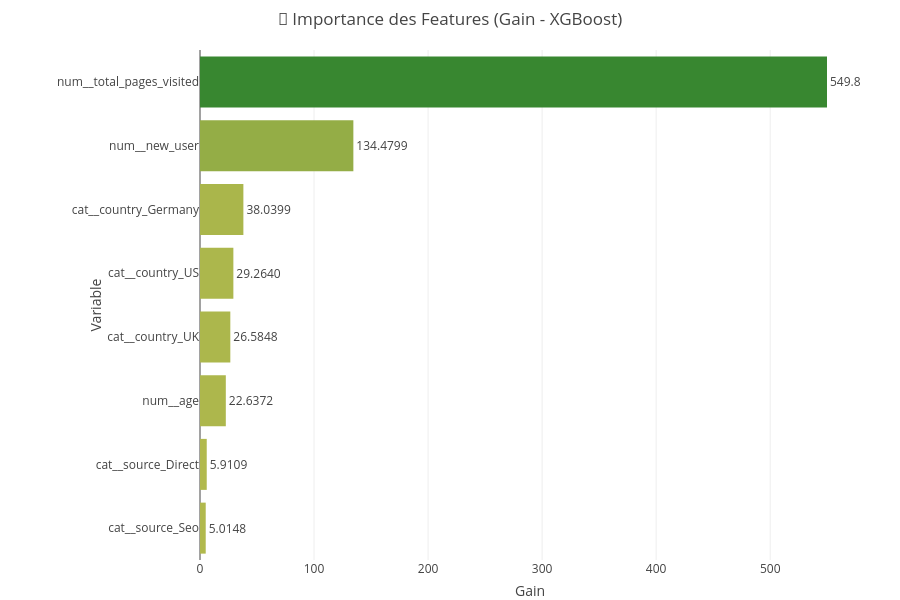

The cell this chart's notebook holds for it:
### Code cell
# Supposons que 'feature_names' et 'importance' soient déjà définis
feat_imp = []
for feat_id, imp in importance.items():
    idx = int(feat_id[1:])  # f0 -> 0
    if idx < len(feature_names):
        feat_imp.append((feature_names[idx], imp))

# Tri décroissant
feat_imp_sorted = sorted(feat_imp, key=lambda x: x[1], reverse=True)
df_feat_imp = pd.DataFrame(feat_imp_sorted, columns=["Feature", "Importance"])

# Création du graphique avec Plotly Express
fig = px.bar(
    df_feat_imp,
    x="Importance",
    y="Feature",
    orientation="h",
    color="Importance",
    color_continuous_scale=["#b1b94d", "#388730"],  # Palette de couleurs verte
    title="🎯 Importance des Features (Gain - XGBoost)",
    labels={"Importance": "Gain", "Feature": "Variable"},
    text="Importance",  # Ajoute les valeurs d'importance sur les barres
)

fig.update_layout(
    yaxis=dict(categoryorder="total ascending"),
    font=dict(size=12),
    height=600,
    margin=dict(l=200, r=40, t=50, b=40),
    coloraxis_showscale=False,  # Cache la légende de couleur si vous le souhaitez
)

# Ajuster l'affichage du texte sur les barres
fig.update_traces(texttemplate='%{text:.4f}', textposition='outside')

fig.show()

### Figure 1 — Plotly figure (JSON) as saved in the notebook; plotly's stock layout.template omitted (floating-point values rounded to 4 significant figures)
{"data": [{"hovertemplate": "Gain=%{marker.color}<br>Variable=%{y}<extra></extra>", "legendgroup": "", "marker": {"color": [549.8, 134.5, 38.04, 29.26, 26.58, 22.64, 5.911, 5.015], "coloraxis": "coloraxis", "pattern": {"shape": ""}}, "name": "", "orientation": "h", "showlegend": false, "text": [549.8, 134.5, 38.04, 29.26, 26.58, 22.64, 5.911, 5.015], "textposition": "outside", "texttemplate": "%{text:.4f}", "type": "bar", "x": [549.8, 134.5, 38.04, 29.26, 26.58, 22.64, 5.911, 5.015], "xaxis": "x", "y": ["num__total_pages_visited", "num__new_user", "cat__country_Germany", "cat__country_US", "cat__country_UK", "num__age", "cat__source_Direct", "cat__source_Seo"], "yaxis": "y"}], "layout": {"barmode": "relative", "coloraxis": {"colorbar": {"title": {"text": "Gain"}}, "colorscale": [[0, "#b1b94d"], [1, "#388730"]], "showscale": false}, "font": {"size": 12}, "height": 600, "legend": {"tracegroupgap": 0}, "margin": {"b": 40, "l": 200, "r": 40, "t": 50}, "title": {"text": "🎯 Importance des Features (Gain - XGBoost)"}, "xaxis": {"anchor": "y", "domain": [0, 1], "title": {"text": "Gain"}}, "yaxis": {"anchor": "x", "categoryorder": "total ascending", "domain": [0, 1], "title": {"text": "Variable"}}}}
